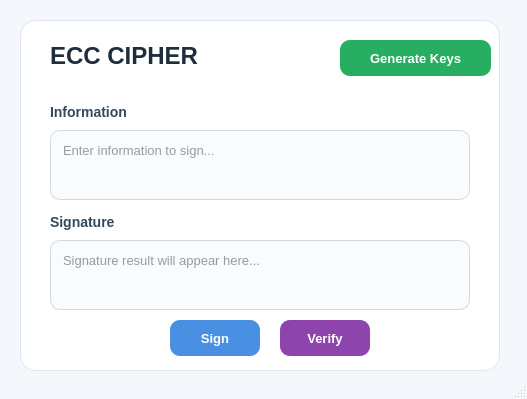
<?xml version="1.0" encoding="UTF-8"?>
<ui version="4.0">
 <class>ECCCipher</class>
 <widget class="QMainWindow" name="ECCCipher">
  <property name="geometry">
   <rect>
    <x>0</x>
    <y>0</y>
    <width>527</width>
    <height>399</height>
   </rect>
  </property>
  <property name="windowTitle">
   <string>ECC Cipher</string>
  </property>
  <property name="styleSheet">
   <string notr="true">
QMainWindow {
    background-color: #f4f7fb;
}

QWidget {
    font-family: &quot;Segoe UI&quot;, &quot;Arial&quot;;
    font-size: 10pt;
    color: #2c3e50;
}

QFrame#mainFrame {
    background-color: white;
    border: 1px solid #dfe6ee;
    border-radius: 16px;
}

QLabel#label_title {
    color: #1f2d3d;
    font-size: 18pt;
    font-weight: bold;
}

QLabel#label_information,
QLabel#label_signature {
    font-size: 10.5pt;
    font-weight: 600;
    color: #34495e;
}

QPlainTextEdit {
    background-color: #f9fbfd;
    border: 1px solid #cfd8e3;
    border-radius: 10px;
    padding: 8px;
    selection-background-color: #4a90e2;
}

QPlainTextEdit:focus {
    border: 1px solid #4a90e2;
    background-color: #ffffff;
}

QPushButton {
    border: none;
    border-radius: 10px;
    padding: 8px 14px;
    font-weight: 600;
    color: white;
    background-color: #4a90e2;
}

QPushButton:hover {
    background-color: #357abd;
}

QPushButton:pressed {
    background-color: #2d6399;
}

QPushButton#btn_generate_keys {
    background-color: #27ae60;
}

QPushButton#btn_generate_keys:hover {
    background-color: #219150;
}

QPushButton#btn_generate_keys:pressed {
    background-color: #1b7a43;
}

QPushButton#btn_verify {
    background-color: #8e44ad;
}

QPushButton#btn_verify:hover {
    background-color: #7a3796;
}

QPushButton#btn_verify:pressed {
    background-color: #652d7a;
}
   </string>
  </property>
  <widget class="QWidget" name="centralwidget">
   <widget class="QFrame" name="mainFrame">
    <property name="geometry">
     <rect>
      <x>20</x>
      <y>20</y>
      <width>480</width>
      <height>351</height>
     </rect>
    </property>
    <property name="frameShape">
     <enum>QFrame::StyledPanel</enum>
    </property>
    <property name="frameShadow">
     <enum>QFrame::Raised</enum>
    </property>
    <widget class="QLabel" name="label_title">
     <property name="geometry">
      <rect>
       <x>30</x>
       <y>20</y>
       <width>220</width>
       <height>32</height>
      </rect>
     </property>
     <property name="text">
      <string>ECC CIPHER</string>
     </property>
     <property name="alignment">
      <set>Qt::AlignLeading|Qt::AlignLeft|Qt::AlignVCenter</set>
     </property>
    </widget>
    <widget class="QPushButton" name="btn_generate_keys">
     <property name="geometry">
      <rect>
       <x>320</x>
       <y>20</y>
       <width>151</width>
       <height>36</height>
      </rect>
     </property>
     <property name="text">
      <string>Generate Keys</string>
     </property>
    </widget>
    <widget class="QLabel" name="label_information">
     <property name="geometry">
      <rect>
       <x>30</x>
       <y>80</y>
       <width>100</width>
       <height>24</height>
      </rect>
     </property>
     <property name="text">
      <string>Information</string>
     </property>
    </widget>
    <widget class="QPlainTextEdit" name="txt_information">
     <property name="geometry">
      <rect>
       <x>30</x>
       <y>110</y>
       <width>420</width>
       <height>70</height>
      </rect>
     </property>
     <property name="placeholderText">
      <string>Enter information to sign...</string>
     </property>
    </widget>
    <widget class="QLabel" name="label_signature">
     <property name="geometry">
      <rect>
       <x>30</x>
       <y>190</y>
       <width>100</width>
       <height>24</height>
      </rect>
     </property>
     <property name="text">
      <string>Signature</string>
     </property>
    </widget>
    <widget class="QPlainTextEdit" name="txt_signature">
     <property name="geometry">
      <rect>
       <x>30</x>
       <y>220</y>
       <width>420</width>
       <height>70</height>
      </rect>
     </property>
     <property name="placeholderText">
      <string>Signature result will appear here...</string>
     </property>
    </widget>
    <widget class="QPushButton" name="btn_sign">
     <property name="geometry">
      <rect>
       <x>150</x>
       <y>300</y>
       <width>90</width>
       <height>36</height>
      </rect>
     </property>
     <property name="text">
      <string>Sign</string>
     </property>
    </widget>
    <widget class="QPushButton" name="btn_verify">
     <property name="geometry">
      <rect>
       <x>260</x>
       <y>300</y>
       <width>90</width>
       <height>36</height>
      </rect>
     </property>
     <property name="text">
      <string>Verify</string>
     </property>
    </widget>
   </widget>
  </widget>
  <widget class="QStatusBar" name="statusbar"/>
 </widget>
 <resources/>
 <connections/>
</ui>
